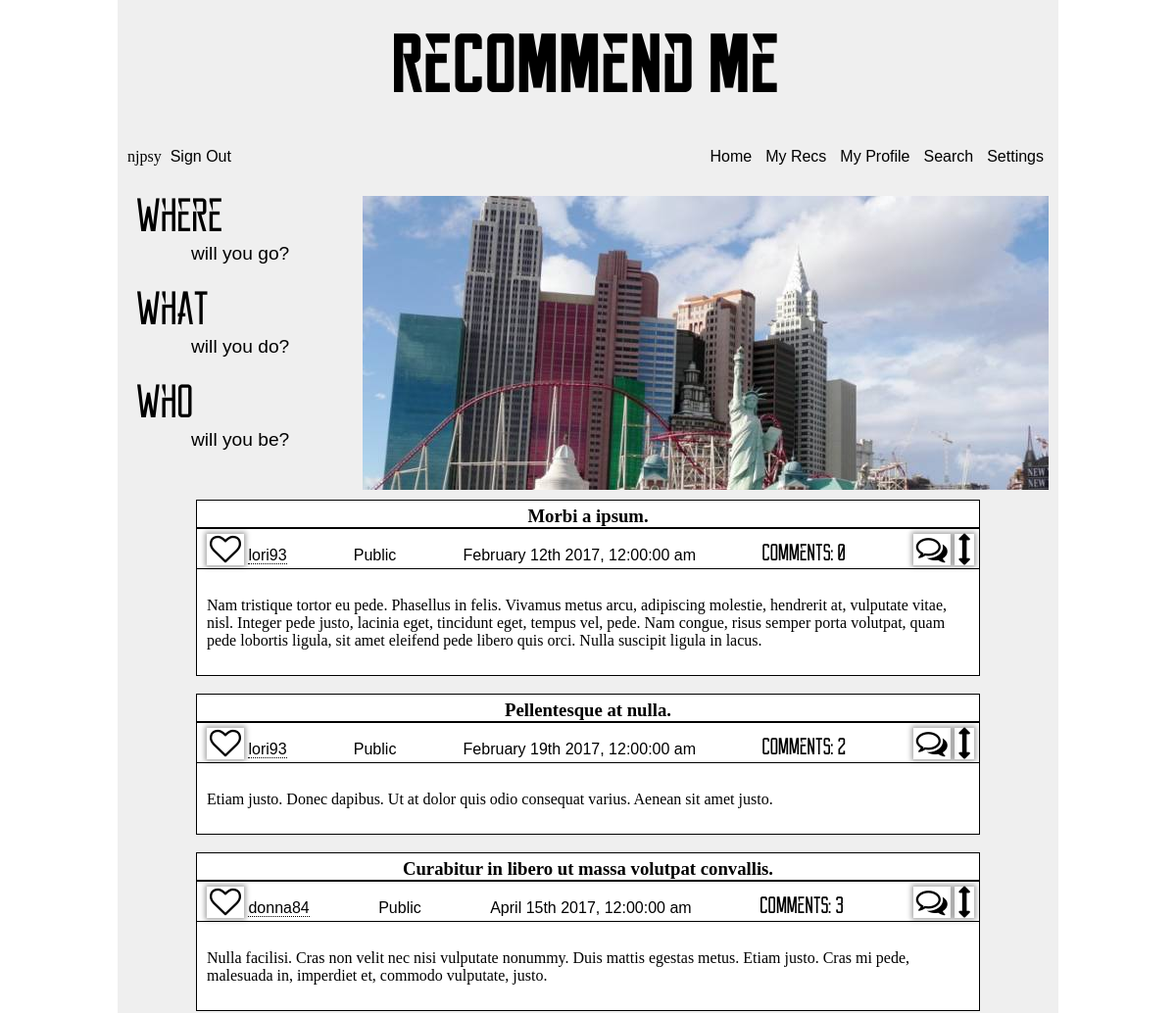
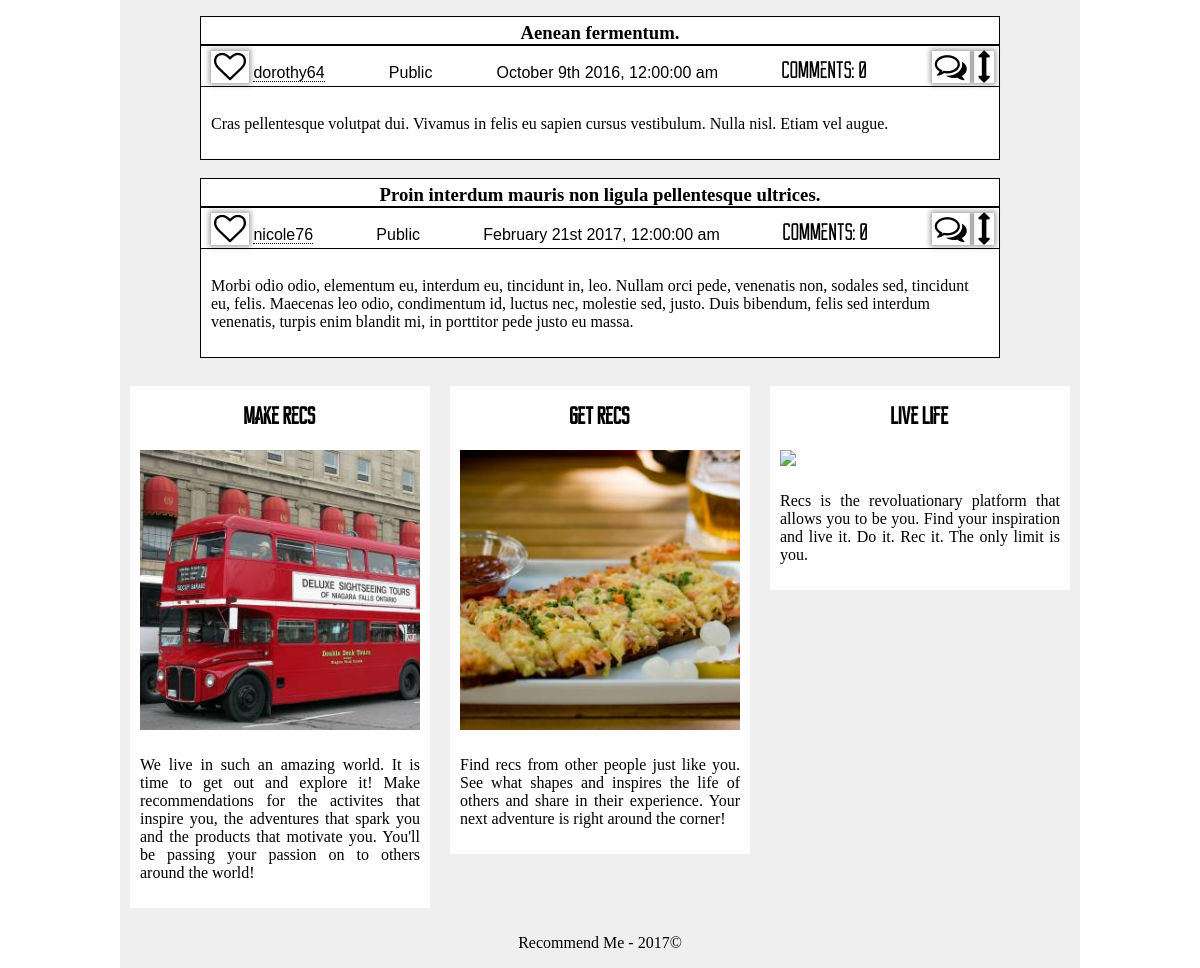
The app's page / (signed in) with its own data (2 pictures, top to bottom).
### app/models.py (models this page shows, shortened)
class User(UserMixin, db.Model):
    __tablename__ = 'user'
    id = db.Column(db.INTEGER, primary_key=True)
    username = db.Column(db.String, unique=True, index=True)
    email = db.Column(db.String, unique=True, index=True)
    about_me = db.Column(db.TEXT)
    api = db.Column(db.String())
    confirmed = db.Column(db.BOOLEAN, default=False)
    display = db.Column(db.INTEGER, default=10)
    invalid_logins = db.Column(db.INTEGER, default=0)
    last_login = db.Column(db.DATETIME, default=datetime.utcnow)
    member_since = db.Column(db.DATETIME, default=datetime.utcnow)
    password_hash = db.Column(db.String(128))
    role_id = db.Column(db.INTEGER, db.ForeignKey('role.id'))
    updates = db.Column(db.BOOLEAN, default=True)
    role = db.relationship('Role', backref=backref('user', lazy='dynamic'))
    @property
    def password(self):
        raise AttributeError('password is hashed')
    def is_administrator(self):
        return self.role_id == 1

class Recommendation(db.Model):
    __tablename__ = 'recommendation'
    id = db.Column(db.INTEGER, primary_key=True)
    made_private = db.Column(db.BOOLEAN, default=False)
    new_comment = db.Column(db.BOOLEAN, default=False)
    text = db.Column(db.TEXT)
    timestamp = db.Column(db.DATETIME, index=True, default=datetime.utcnow)
    title = db.Column(db.String(64))
    user_id = db.Column(db.INTEGER, db.ForeignKey('user.id'))
    verification = db.Column(db.INTEGER)
    user = db.relationship('User', backref=backref('recommendation', lazy='dynamic'))
    def prepare_comments(self):
        prep_query = self.comment\
            .filter(Comment.verification > 0)\
            .order_by(desc(Comment.timestamp))
        d_c = prep_query\
            .paginate(1, per_page=5, error_out=False)
        count = prep_query.count()
        return (d_c, count)

### app/main/views.py (the view)
@main.route('/')
def index():
    if current_user.is_administrator():
        return redirect(url_for('admin.admin_splash'))
    if current_user.is_authenticated:
        my_list = [max(x.title.split(), key=len) for x in current_user.recommendation\
            .order_by(desc(Recommendation.timestamp))\
            .limit(10)]
        display_recs = Recommendation.query\
            .filter(Recommendation.verification>0, Recommendation.user_id!=current_user.id)\
            .filter(or_(*[Recommendation.title.contains(list_ele) for list_ele in my_list]))\
            .order_by(desc(Recommendation.timestamp))\
            .limit(100)\
            .from_self()\
            .order_by(func.random())\
            .limit(5)\
            .from_self()\
            .paginate(1, per_page=5, error_out=False)
    else:
        display_recs = None
    return render_template('main/index.html', display = display_recs)

### app/auth/views.py (called while the page is built)
@auth.before_app_request
def before_request():
    if current_user.is_authenticated and not current_user.confirmed \
        and request.endpoint[:5] != 'auth.' and request.endpoint != 'static':
        return redirect(url_for('auth.unconfirmed'))

### app/models.py (called while the page is built)
@login_manager.user_loader
def load_user(user_id):
    return User.query.get(int(user_id))

### manage.py (called while the page is built)
@app.url_defaults
def hashed_static_file(endpoint, values):
    if 'static' == endpoint or endpoint.endswith('.static'):
        filename = values.get('filename')
        if filename:
            blueprint = request.blueprint
            if '.' in endpoint:  # blueprint
                blueprint = endpoint.rsplit('.', 1)[0]
            static_folder = app.static_folder
            if blueprint and app.blueprints[blueprint].static_folder:
                static_folder = app.blueprints[blueprint].static_folder
            fp = os.path.join(static_folder, filename)
            if os.path.exists(fp):
                values['_'] = int(os.stat(fp).st_mtime)

### app/templates/main/index.html (shortened to what this page needs)
<!DOCTYPE html>
{% extends 'abstract/three-column.html' %}
{% block head %}
  {{super()}}
  <link href="{{url_for('static', filename='css/speciality/photo-slider.css')}}" type='text/css' rel='stylesheet'/>
  <link href="{{url_for('static', filename='css/main/index.css')}}" type='text/css' rel='stylesheet'/>
{% endblock %}
{% block maincontent %}
  <div class='w220'>
    <div class='first'>Where</div>
    <div class='second'>will you go?</div>
    <div class='first'>What</div>
    <div class='second'>will you do?</div>
    <div class='first'>Who</div>
    <div class='second'>will you be?</div>
  </div>
  <div class='w700 slider'>
    <div class='slide-viewer'>
      <div class='slide-group'>
        <div class='slide slide-1'>
          <img src="{{url_for('static', filename='images/speciality/one.jpeg')}}"/>
        </div>
      </div>
    </div>
  </div>
  <br/>
  <br/>
  {{rec_macro.initialize_recs(display, moment, current_user)}}
{% endblock %}
{% block c1 %}
  <h2 class='reckoner'>Make Recs</h2>
  <img src="{{url_for('static', filename='images/main/make-recs.jpg')}}" class='align-center medium'/>
  <p>
    We live in such an amazing world. It is time to get out and explore it!
    Make recommendations for the activites that inspire you, the adventures that
    spark you and the products that motivate you. You'll be passing your passion
    on to others around the world!
  </p>
{% endblock %}
{% block c2 %}
  <h2 class='reckoner'>Get Recs</h2>
  <img src="{{url_for('static', filename='images/main/get-recs.jpg')}}" class='align-center medium'/>
  <p>
    Find recs from other people just like you. See what shapes and inspires the
    life of others and share in their experience. Your next adventure is right
    around the corner!
  </p>
{% endblock %}
{% block c3 %}
  <h2 class='reckoner'>Live Life</h2>
  <img src="{{url_for('static', filename='images/main/live-life.jpg')}}" class='align-center medium'/>
  <p>
    Recs is the revoluationary platform that allows you to be you. Find your
    inspiration and live it. Do it. Rec it. The only limit is you.
  </p>
{% endblock %}

### app/templates/abstract/three-column.html (shortened to what this page needs)
<!DOCTYPE html>
{% extends 'abstract/base.html' %}
{% block head %}
  {{super()}}
  <link href="{{url_for('static', filename='css/abstract/three-column.css')}}" type="text/css" rel="stylesheet"/>
{% endblock %}
{% block content %}
  <div id='maincontent-three'>
    {% block maincontent %}
    {% endblock %}
  </div>
  <div class='c1'>
    {% block c1 %}
    {% endblock %}
  </div>
  <div class='c2'>
    {% block c2 %}
    {% endblock %}
  </div>
  <div class='c3'>
    {% block c3 %}
    {% endblock %}
  </div>
{% endblock %}

### app/templates/abstract/base.html (shortened to what this page needs)
<!DOCTYPE html>
<html lang='en'>
  {% import 'macros/comment-macro.html' as comment_macro %}
  {% import 'macros/flash-macro.html' as flash_macro %}
  {% import 'macros/followed-macro.html' as followed_macro %}
  {% import 'macros/following-macro.html' as following_macro %}
  {% import 'macros/rec-macro.html' as rec_macro %}
  {% if current_user.is_moderator %}
    {% import 'macros/moderator/mod-comment-macro.html' as mod_comment_macro %}
    {% import 'macros/moderator/mod-rec-macro.html' as mod_rec_macro %}
  {% endif %}
  <head>
    {% block head %}
      <link href="{{url_for('static', filename='css/abstract/base.css')}}" type='text/css' rel='stylesheet'/>
      <link href="{{url_for('static', filename='css/macros/flash.css')}}" type='text/css' rel='stylesheet'/>
      <link href="{{url_for('static', filename='css/abstract/rec-comment.css')}}" type='text/css', rel='stylesheet'/>
      <link href="{{url_for('static', filename='css/abstract/form.css')}}" type='text/css', rel='stylesheet'/>
      <link href="{{url_for('static', filename='css/speciality/font-awesome.min.css')}}" type='text/css', rel='stylesheet'/>
    {% endblock %}
  </head>
  <body>
    <header>
      {% block header %}
        <hgroup>
          <h1>Recommend Me</h1>
        </hgroup>
        <nav>
          <ul class='sign-in'>
            {% if current_user.is_authenticated %}
              <p>{{current_user.username}}</p>
              <a href="{{url_for('auth.logout')}}">Sign Out</a>
            {% else %}
              <a href="{{url_for('auth.login')}}">Sign In</a>
              <a href="{{url_for('auth.subscribe')}}">Register</a>
            {% endif %}
          </ul>
          <ul class='nav-bar'>
            <li><a href="{{url_for('main.index')}}">Home</a></li>
            <li><a href="{{url_for('personal.post')}}">My Recs</a></li>
            <div class='submenu-container'>
              <li class='submenu-header'><a href="{{url_for('personal.profile')}}">My Profile</a></li>
            </div>
            <div class='submenu-container'>
              <li class='submenu-header'><a href="{{url_for('main.search')}}">Search</a></li>
            </div>
            <div class='submenu-container'>
              <li class='submenu-header'><a href="{{url_for('personal.update', next=request.url)}}">Settings</a></li>
            </div>
          </ul>
        </nav>
      {% endblock %}
    </header>
    <div id='content'>
      {% block content %}
      {% endblock %}
    </div>
    <footer>
      {% block footer %}
        <p>Recommend Me - 2017&#169</p>
      {% endblock %}
    </footer>
  </body>
</html

### app/templates/macros/followed-macro.html (shortened to what this page needs)
{% import 'macros/rec-macro.html' as rec_macro %}

### app/templates/macros/following-macro.html (shortened to what this page needs)
{% import 'macros/rec-macro.html' as rec_macro %}
{% import 'macros/comment-macro.html' as comment_macro %}

### app/templates/macros/rec-macro.html (shortened to what this page needs)
{% import 'macros/comment-macro.html' as comment_macro %}
{% macro render_rec(rec, count, moment, current_user, attributes=True, link=request.url) %}
  <div class='single-post'>
    <a href="{{url_for('main.highlight', id=rec.id)}}">
      <h3 class='rec-title'>{{rec.title}}</h3>
    </a>
    <div class='post-header'>
      <ul class='post-header-list'>
        <li>
          {% if current_user.is_authenticated and current_user != rec.user %}
            {% if current_user.following.filter_by(following=rec.user_id).first() %}
              <i id='{{rec.user_id}}' class="follow-button font-link fa fa-heart fa-2x"></i>
            {% else %}
              <i id='{{rec.user_id}}' class='follow-button font-link fa fa-heart-o fa-2x'></i>
            {% endif %}
          {% endif %}
          <a href="{{url_for('personal.profile', id=rec.user_id)}}">
            {{rec.user.username}}
          </a>
        </li>
        <li>
          {% if rec.verification != 0 %}
            Public
          {% else %}
            Private
          {% endif %}
        </li>
        <li>
          {{moment(rec.timestamp).format('MMMM Do YYYY, h:mm:ss a')}}
        </li>
        <li class='reckoner'>
          Comments: {{count}}
        </li>
        {% if attributes or rec.user_id==current_user.id %}
          <li>
            {% if attributes %}
              <i id='{{rec.id}}' class='{{link}} font-link toggle-comments fa fa-comments-o fa-2x'></i>
              <i class='font-link toggle-show fa fa-arrows-v fa-2x'></i>
            {% endif %}
          </li>
        {% endif %}
      </ul>
    </div>
    <p class='post-text'>
      {{rec.text}}
    </p>
  </div>
  <br/>
{% endmacro %}
{% macro initialize_recs(display, moment, current_user, attributes=True) %}
  <div class='list-recs'>
    {{ajax(display, moment, current_user, attributes)}}
  </div>
{% endmacro %}
{% macro ajax(display, moment, current_user, attributes=True, link=request.url) %}
  {% for rec in display.items %}
    {{single_rec(rec, moment, current_user, attributes, link, in_comments=True)}}
  {% endfor %}
{% endmacro %}
{% macro single_rec(rec, moment, current_user, attributes=True, link=request.url, in_comments=True) %}
  {% set comments, count = rec.prepare_comments() %}
  {{render_rec(rec, count, moment, current_user, attributes, link)}}
{% endmacro %}

### app/templates/macros/moderator/mod-comment-macro.html (shortened to what this page needs)
{% import 'macros/comment-macro.html' as comment_macro %}

### app/templates/macros/moderator/mod-rec-macro.html (shortened to what this page needs)
{% import 'macros/rec-macro.html' as rec_macro %}

### app/static/css/abstract/base.css (style rules this page uses)
body { font-family: Georgia, 'Times New Roman', serif; margin: 0px auto; width: 960px; }
header, #content, footer { background-color: #efefef; }
#content, footer { height: 100%; overflow: auto; }
header { padding: 10px 10px 15px 10px; }
footer { clear: both; text-align: center; }
a { border-bottom: 1px dotted black; color: inherit; text-decoration: none; }
hgroup { font-family: 'reckoner_bold', Impact, fantasy; font-size: 32pt; text-align: center; }
h1 { margin: 20px 0 20px 0; }
h2 { font-family: 'reckoner', Impact, fantasy; font-size: 24px; text-align: center; }
.sign-in>p { display: inline; }
.sign-in { float: left; padding-left: 0; }
nav { height: 40px; }
.nav-bar { float: right; position: relative; }
li { display: inline; font-family: sans-serif; }
nav a { border-bottom: none; color: inherit; font-family: sans-serif; padding: 5px; text-decoration: none; }
.submenu-container { display: inline-block; position: relative; }
.reckoner { font-family: 'reckoner', Impact, fantasy; font-size: 24px; }
.align-center { display: block; margin: 0px auto; }
.medium { width: 280px; }
.w220 { float: left; margin: 10px; width: 220px; }
.w700 { float: left; margin: 10px; width: 700px; }

### app/static/css/abstract/rec-comment.css (style rules this page uses)
.list-recs { margin: 0px auto; width: 800px; }
.single-post { background-color: white; border: 1px solid black; clear: both; }
.rec-title { border-bottom: 2px solid black; margin: 0 0 5px 0; padding-top: 5px; text-align: center; }
.post-header { border-bottom: 1px solid black; padding: 0 5px 0 5px; }
.post-header-list { height: 30px; margin: 5px 0 5px 0; padding-left: 5px; text-align: justify; }
.post-header-list:after { content: ''; display: inline-block; width: 100%; }
.post-header li { display: inline-block; }
.font-link { box-shadow: 0 0 5px 2px rgba(0,0,0,.35); cursor: pointer; padding: 0 3px 0 3px; }
.post-text { margin-top: 0px; padding: 10px; white-space: pre-line; }

### app/static/css/abstract/three-column.css (style rules this page uses)
.c1, .c2, .c3 { background-color: #fff; float: left; margin: 10px; width: 300px; }
.c1 { clear: left; }
.c1>p, .c2>p, .c3>p { padding:10px; text-align: justify; }

### app/static/css/speciality/photo-slider.css (style rules this page uses)
.slide-viewer { height: 300px; overflow: hidden; position: relative; width: 700px; }
.slide-group { height: 100%; position: relative; width: 100%; }
.slide { display: none; height: 100%; position: absolute; width: 100%; }
.slide:first-child { display: block; }

### app/static/css/main/index.css (style rules this page uses)
.first { font-family: 'reckoner'; font-size: 36pt; padding: 0 0 0 10px; }
.second { display:block; font-family: sans-serif; font-size: larger; padding: 0 0 25px 0; text-indent: 65px; }

### records on screen
User: username "njpsy"
Recommendation: title "Morbi a ipsum.", user.username "lori93", verification "Public", timestamp "February 12th 2017, 12:00:00 am", count "0", text "Nam tristique tortor eu pede. Phasellus in felis. Vivamus metus arcu, adipiscing molestie, hendrerit at, vulputate vitae, nisl. Integer pede justo, lacinia eget, tincidunt eget, tempus vel, pede. Nam congue, risus semper porta volutpat, quam pede lobortis ligula, sit amet eleifend pede libero quis orci. Nulla suscipit ligula in lacus."
Recommendation: title "Pellentesque at nulla.", user.username "lori93", verification "Public", timestamp "February 19th 2017, 12:00:00 am", count "2", text "Etiam justo. Donec dapibus. Ut at dolor quis odio consequat varius. Aenean sit amet justo."
Recommendation: title "Curabitur in libero ut massa volutpat convallis.", user.username "donna84", verification "Public", timestamp "April 15th 2017, 12:00:00 am", count "3", text "Nulla facilisi. Cras non velit nec nisi vulputate nonummy. Duis mattis egestas metus. Etiam justo. Cras mi pede, malesuada in, imperdiet et, commodo vulputate, justo."
Recommendation: title "Aenean fermentum.", user.username "dorothy64", verification "Public", timestamp "October 9th 2016, 12:00:00 am", count "0", text "Cras pellentesque volutpat dui. Vivamus in felis eu sapien cursus vestibulum. Nulla nisl. Etiam vel augue."
Recommendation: title "Proin interdum mauris non ligula pellentesque ultrices.", user.username "nicole76", verification "Public", timestamp "February 21st 2017, 12:00:00 am", count "0", text "Morbi odio odio, elementum eu, interdum eu, tincidunt in, leo. Nullam orci pede, venenatis non, sodales sed, tincidunt eu, felis. Maecenas leo odio, condimentum id, luctus nec, molestie sed, justo. Duis bibendum, felis sed interdum venenatis, turpis enim blandit mi, in porttitor pede justo eu massa."
